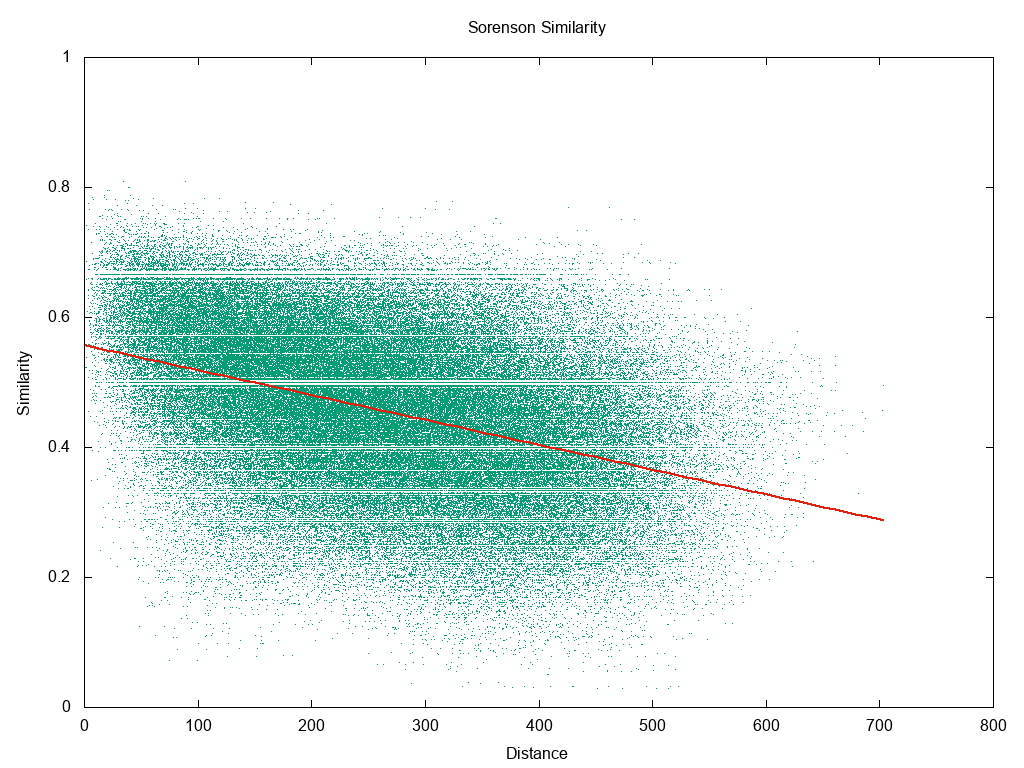

Generate this figure with gnuplot:
set title "Sorenson Similarity"
set ylabel "Similarity"
set xlabel "Distance"
set yrange [0:1]
set term png size 1024,768
set output "tree_diversity_sorenson.png"
f(x) = c + m * x
fit f(x) 'tree_diversity_sorenson' using 1:2 via c, m
plot 'tree_diversity_sorenson' title '' pt 0 lc 2, f(x) title '' lw 2 lc 7
